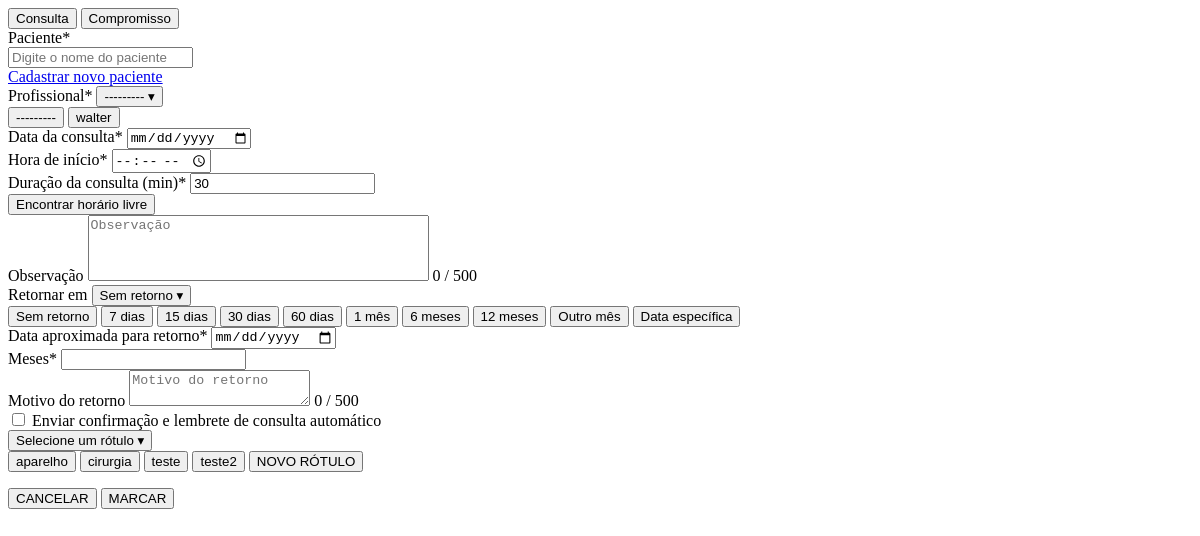
Before: /agenda/novo/ (signed in) with the older database file.
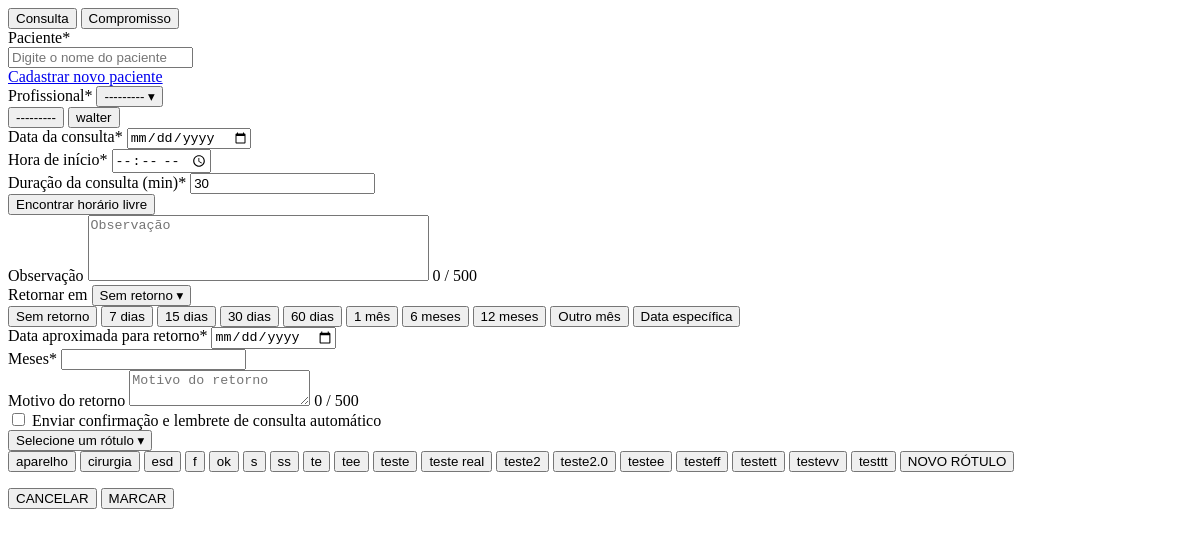
After: the same page with the newer database file.
### Clinica_Sorriso/models.py (models this page shows, shortened)
class Profissional(models.Model):
    nome = models.CharField(max_length=100)

class Etiqueta(models.Model):
    nome = models.CharField(
        max_length=50,
        unique=True,
        verbose_name="Nome da Etiqueta"
    )
    cor = models.CharField(
        max_length=7,
        default="#28a745",
        verbose_name="Código Hex da Cor"
    )

### Clinica_Sorriso/views.py (the view)
# urls.py: path("agenda/novo/", views.criar_agendamento, name="criar_agendamento"),
@login_required
def criar_agendamento(request):
    profissional_id = request.GET.get("profissional") or request.POST.get("profissional")
    if request.method == "POST":
        tipo_agendamento = request.POST.get("tipo_agendamento", "consulta")
        if tipo_agendamento == "compromisso":
            titulo = request.POST.get("titulo_compromisso", "").strip()
            descricao = request.POST.get("descricao_compromisso", "").strip()
            profissional_compromisso_id = request.POST.get("profissional_compromisso")
            data_inicio = request.POST.get("compromisso_data_inicio")
            hora_inicio = request.POST.get("compromisso_hora_inicio")
            data_fim = request.POST.get("compromisso_data_fim")
            hora_fim = request.POST.get("compromisso_hora_fim")
            dia_inteiro = request.POST.get("dia_inteiro") == "on"
            repetir = request.POST.get("repetir_compromisso") == "on"
            tipo_repeticao = request.POST.get("tipo_repeticao_compromisso") if repetir else None
            terminar_repeticao = request.POST.get("terminar_repeticao_compromisso") or "nunca"
            data_fim_repeticao = request.POST.get("data_fim_repeticao_compromisso") or None
            disponibilidade = request.POST.get("disponibilidade_compromisso") or "ocupado"
            privacidade = request.POST.get("privacidade_compromisso") or "privado"
            alerta = request.POST.get("alerta_compromisso") or "sem_alerta"
            alerta_quantidade = request.POST.get("alerta_quantidade") or None
            alerta_unidade = request.POST.get("alerta_unidade") or None
            if not titulo:
                return JsonResponse({
                    "ok": False,
                    "erro": "Informe o título do compromisso."
                }, status=400)
            if not profissional_compromisso_id:
                return JsonResponse({
                    "ok": False,
                    "erro": "Selecione a agenda/profissional."
                }, status=400)
            try:
                compromisso = CompromissoAgenda.objects.create(
                    titulo=titulo,
                    descricao=descricao,
                    profissional_id=profissional_compromisso_id,
                    data_inicio=data_inicio,
                    hora_inicio=None if dia_inteiro else hora_inicio,
                    data_fim=data_fim,
                    hora_fim=None if dia_inteiro else hora_fim,
                    dia_inteiro=dia_inteiro,
                    repetir=repetir,
                    tipo_repeticao=tipo_repeticao,
                    terminar_repeticao=terminar_repeticao,
                    data_fim_repeticao=data_fim_repeticao,
                    disponibilidade=disponibilidade,
                    privacidade=privacidade,
                    alerta=alerta,
                    alerta_quantidade=alerta_quantidade,
                    alerta_unidade=alerta_unidade,
                )
            except Exception as e:
                return JsonResponse({
                    "ok": False,
                    "erro": str(e)
                }, status=400)
            if request.headers.get("x-requested-with") == "XMLHttpRequest":
                return JsonResponse({
                    "ok": True,
                    "mensagem": "Compromisso criado com sucesso.",
                    "tipo": "compromisso",
                    "id": compromisso.id,
                })
            return redirect("agenda")
        form = AgendamentoForm(request.POST)
        if form.is_valid():
            nome_paciente = form.cleaned_data["paciente_nome"].strip()
            paciente = Paciente.objects.filter(nome__iexact=nome_paciente).first()
            if not paciente:
                paciente = Paciente.objects.create(nome=nome_paciente)
            agendamento = form.save(commit=False)
            agendamento.paciente = paciente
            agendamento.save()
            alerta_retorno_id = request.POST.get("alerta_retorno_id")
            if alerta_retorno_id:
                alerta_retorno = AlertaRetorno.objects.filter(id=alerta_retorno_id).first()
                if alerta_retorno:
                    alerta_retorno.status = "agendado"
                    alerta_retorno.save(update_fields=["status"])
            if request.headers.get("x-requested-with") == "XMLHttpRequest":
                return JsonResponse({
                    "ok": True,
                    "mensagem": "Agendamento criado com sucesso.",
                    "tipo": "consulta",
                    "id": agendamento.id,
                })
            return redirect("agenda")
        else:
            print("FORM INVALIDO:", form.errors)
            if request.headers.get("x-requested-with") == "XMLHttpRequest":
                return JsonResponse({
                    "ok": False,
                    "erros": form.errors
                }, status=400)
    else:
        initial = {
            "data": request.GET.get("dia"),
            "hora_inicio": request.GET.get("hora"),
        }
        if profissional_id:
            initial["profissional"] = profissional_id
        form = AgendamentoForm(initial=initial)
    return render(request, "Clinica_Sorriso/agenda/criar_agendamento.html", {
        "form": form,
        "profissional_id": profissional_id,
    })

### Clinica_Sorriso/verificador_de_usuario.py (called while the page is built)
def user_roles(request):
    user = request.user
    return {
        "is_admin": user.is_authenticated and (
            user.is_superuser or user.groups.filter(name="Administrador").exists()
        ),
        "is_medico": user.is_authenticated and user.groups.filter(name="Medico").exists(),
        "is_recepcionista": user.is_authenticated and user.groups.filter(name="Recepcionista").exists(),
    }

### Clinica_Sorriso/templates/Clinica_Sorriso/agenda/criar_agendamento.html (shortened to what the changed rows need)
<div class="modal-novo-agendamento">
    <form method="POST" action="{% url 'criar_agendamento' %}" id="formNovoAgendamento" novalidate>
        <div id="conteudoConsultaAgendamento">
            <div class="campo-select-compromisso campo-profissional-consulta">
                <div class="menu-select-compromisso" id="menuProfissionalConsulta">
                    <button
                        type="button"
                        onclick="window.selecionarProfissionalConsulta(event, '', '---------')"
                    >
                        ---------
                    </button>
                    {% for profissional in form.fields.profissional.queryset %}
                        <button
                            type="button"
                            onclick="window.selecionarProfissionalConsulta(event, '{{ profissional.id }}', '{{ profissional.nome }}')"
                        >
                            {{ profissional.nome }}
                        </button>
                    {% endfor %}
                </div>
            </div>
            <div class="campo-etiqueta-agendamento">
                <div class="select-etiqueta-custom" id="selectEtiquetaCustom">
                    <div class="menu-etiquetas-agendamento" id="menuEtiquetasAgendamento">
                        {% for etiqueta in form.fields.etiqueta.queryset %}
                            <button
                                type="button"
                                class="item-etiqueta-agendamento"
                                data-id="{{ etiqueta.id }}"
                                data-nome="{{ etiqueta.nome }}"
                                data-cor="{{ etiqueta.cor }}"
                                onclick="window.selecionarEtiquetaAgendamento(event, this)"
                            >
                                <span>{{ etiqueta.nome }}</span>
                            </button>
                        {% empty %}
                            <div class="item-etiqueta-vazio">
                                Nenhum rótulo cadastrado
                            </div>
                        {% endfor %}
                    </div>
                </div>
            </div>
        </div>
        </div>

Changed rows visible on the page:
added Etiqueta: nome "esd"
added Etiqueta: nome "f"
added Etiqueta: nome "ok"
added Etiqueta: nome "s"
added Etiqueta: nome "ss"
added Etiqueta: nome "te"
added Etiqueta: nome "tee"
added Etiqueta: nome "teste real"
added Etiqueta: nome "teste2.0"
added Etiqueta: nome "testee"
added Etiqueta: nome "testeff"
added Etiqueta: nome "testett"
added Etiqueta: nome "testevv"
added Etiqueta: nome "testtt"
